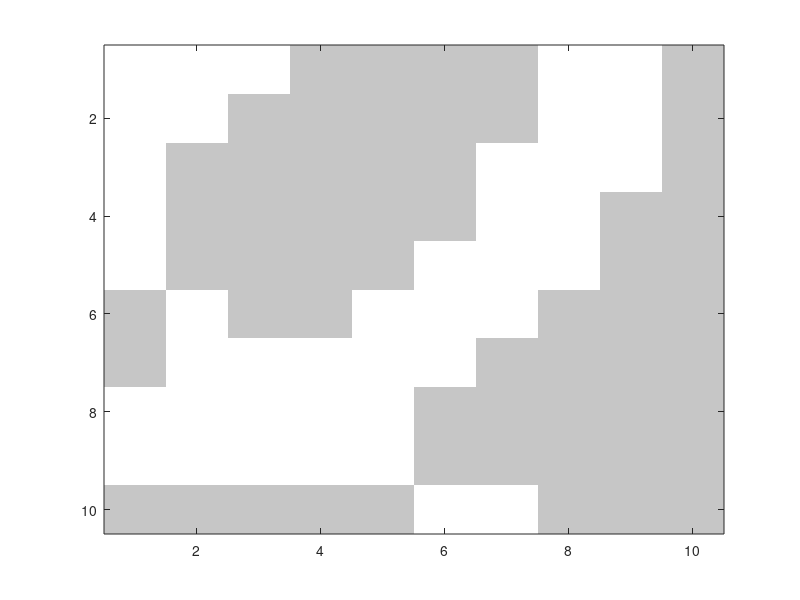

MATLAB code to generate this figure:
close all;
clear;
clc;

import1=load('case2_T.mat');
v1=import1.data(:,1);
v2=import1.data(:,2);
v3=import1.data(:,3);
v4=import1.data(:,4);
v5=import1.data(:,5);
% initial occupancy grid map
ocmap_Thermo = 0.5*ones(10,10);

% temperature measurement (set by the user)
% will be replaced with the actuall data on experiment
T1=mean((v1-1.25)/(0.005*5)); % top left
T2=mean((v2-1.25)/(0.005*5)); % top right
T3=mean((v3-1.25)/(0.005*5)); % centre
T4=mean((v4-1.25)/(0.005*5)); % bot left
T5=mean((v5-1.25)/(0.005*5)); % bot right


% create the temperature map
T1_Map=zeros(10,10);
T2_Map=zeros(10,10);
T3_Map=zeros(10,10);
T4_Map=zeros(10,10);
T5_Map=zeros(10,10);
T_Map=zeros(10,10);

Tmax=8.6;
for i=1:1:10
    for j=1:1:10
        T1_Map(i,j)=T1+double(round(sqrt(i^2+j^2)))*0.2;
        T2_Map(i,j)=T2+double(round(sqrt(i^2+(11-j)^2)))*0.2;
        T4_Map(i,j)=T4+double(round(sqrt((11-i)^2+j^2)))*0.2;
        T5_Map(i,j)=T5+double(round(sqrt((11-i)^2+(11-j)^2)))*0.2;
        T3_Map(i,j)=T3+double(round(sqrt((5.5-(i-0.5))^2+(5.5-(j-0.5))^2)))*0.2;
    end
end

for i=1:1:10
    for j=1:1:10
        a=abs(Tmax-T1_Map(i,j));
        b=abs(Tmax-T2_Map(i,j));
        c=abs(Tmax-T3_Map(i,j));
        d=abs(Tmax-T4_Map(i,j));
        e=abs(Tmax-T5_Map(i,j));
        A=[a,b,c,d,e];
        if a==min(A)
            T_Map(i,j)=T1_Map(i,j);
        elseif b==min(A)
            T_Map(i,j)=T2_Map(i,j);
        elseif c==min(A)
            T_Map(i,j)=T3_Map(i,j);
        elseif d==min(A)
            T_Map(i,j)=T4_Map(i,j);
        else
            T_Map(i,j)=T5_Map(i,j);
        end
    end
end

% update the occupancy grid map
for i=1:1:10
    for j=1:1:10
        if abs(Tmax-T_Map(i,j))<=0.1
            ocmap_Thermo(i,j)=0.9;
        elseif Tmax-T_Map(i,j)<=0.15 && Tmax-T_Map(i,j)>0.1
            ocmap_Thermo(i,j)=0.7;
        else
            continue;
        end
    end
end

% create occunpacy grip mapping
image(100*ocmap_Thermo);
colormap(gray);

    




